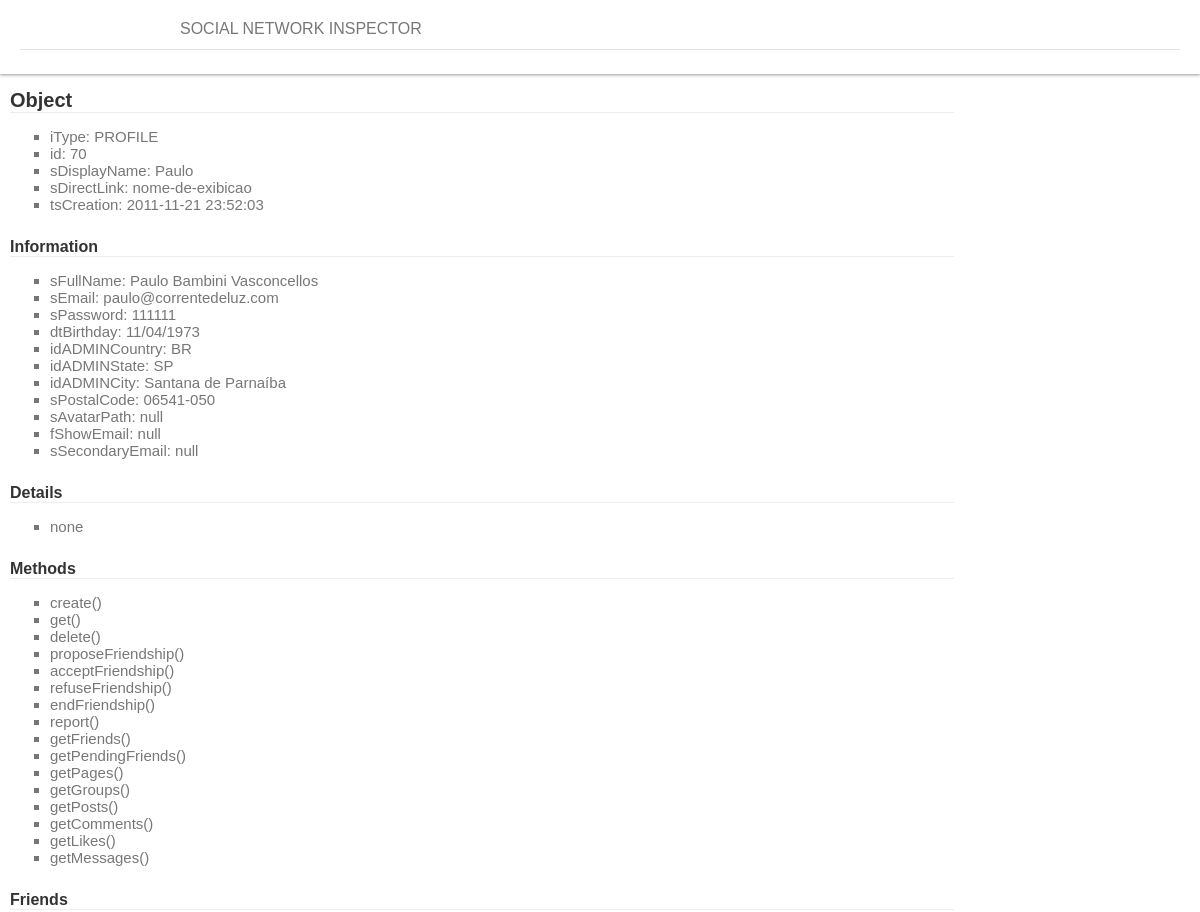
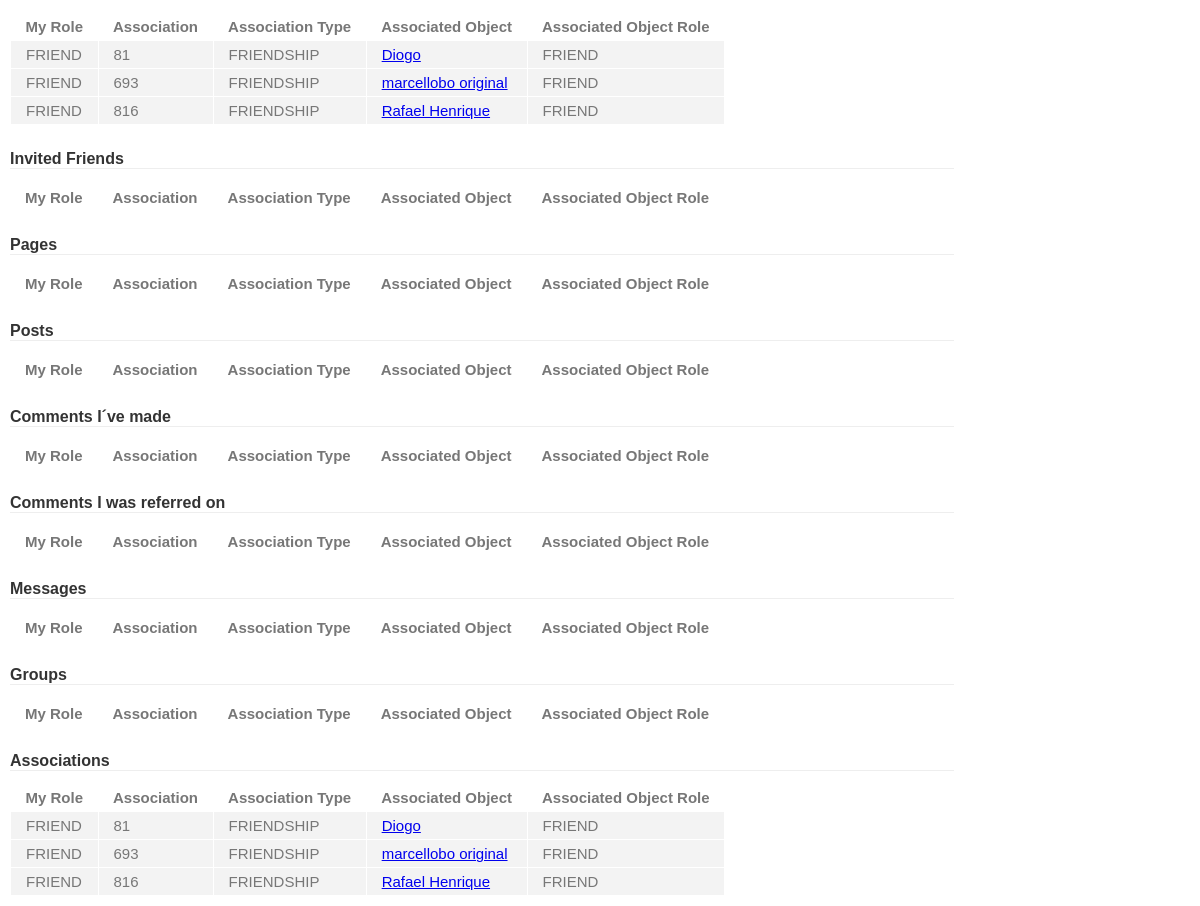
The app's page /inspector/index.php?id=70 with its own data (2 pictures, top to bottom).
### tables this page shows
CREATE TABLE IF NOT EXISTS `tbSOCIALObject` (
  `id` int(11) NOT NULL AUTO_INCREMENT COMMENT 'campo auto numérico',
  `sDisplayName` varchar(1024) NOT NULL COMMENT 'nome do objeto para exibição em tela',
  `sDirectLink` varchar(1024) DEFAULT NULL COMMENT 'nome usado para url amigável',
  `iType` int(11) NOT NULL COMMENT 'indica o tipo de objeto: 1=Profile; 2=Page; 3=Post; 4=Comment; 5=Group; 6=Message; 7=Event; 8=Album; 9=Photo; 10=Affinity',
  `tsCreation` timestamp NOT NULL DEFAULT CURRENT_TIMESTAMP COMMENT 'timestamp da data de criação do objeto',
  `fDeleted` int(11) NOT NULL DEFAULT '0',
  PRIMARY KEY (`id`)
);

CREATE TABLE IF NOT EXISTS `tbSOCIAL_DOCObjectType` (
  `iType` int(11) NOT NULL,
  `sKey` varchar(256) NOT NULL,
  `sComment` text NOT NULL
);

CREATE TABLE IF NOT EXISTS `tbSOCIALObjectProperty` (
  `id` int(11) NOT NULL AUTO_INCREMENT COMMENT 'campo auto numérico',
  `idSOCIALObject` int(11) NOT NULL COMMENT 'chave estrangeira do objeto',
  `idSOCIALProperty` int(11) NOT NULL COMMENT 'chave estrangeira da propriedade',
  `sValue` varchar(255) DEFAULT NULL COMMENT 'valor da propriedade atribuída para o objeto especificado',
  PRIMARY KEY (`id`,`idSOCIALObject`,`idSOCIALProperty`)
);

CREATE TABLE IF NOT EXISTS `tbSOCIALProperty` (
  `id` int(11) NOT NULL AUTO_INCREMENT COMMENT 'campo auto numérico',
  `sKey` varchar(256) NOT NULL COMMENT 'token usado para identificação da propriedade',
  `sDisplayName` varchar(256) NOT NULL COMMENT 'nome da propriedade para exibição em tela',
  `iObjectType` int(11) NOT NULL COMMENT 'tipo de objeto ao qual esta propriedade pode ser atribuída',
  PRIMARY KEY (`id`)
);

CREATE TABLE IF NOT EXISTS `tbSOCIALObjectAssociation` (
  `id` int(11) NOT NULL AUTO_INCREMENT COMMENT 'campo auto numérico',
  `iType` int(11) NOT NULL COMMENT 'indica o tipo de associação: 1=Friend; 2=InvitedFriend; 3=Object; 4=Owner; 5=Like; 6=Bookmark; 7=Follow; 8=REFERRED',
  `idSOCIALObject` int(11) NOT NULL COMMENT 'chave estrangeira do objeto',
  `idSOCIALAssociation` int(11) NOT NULL COMMENT 'chave estrangeira da associação',
  `tsCreation` timestamp NOT NULL DEFAULT CURRENT_TIMESTAMP COMMENT 'data de criação da associação',
  `tsLastUpdate` timestamp NULL DEFAULT '0000-00-00 00:00:00',
  `fAck` tinyint(4) NOT NULL DEFAULT '0',
  PRIMARY KEY (`id`)
);

CREATE TABLE IF NOT EXISTS `tbSOCIAL_DOCObjectAssociationType` (
  `iType` int(11) NOT NULL,
  `sKey` varchar(256) NOT NULL,
  `sComment` text NOT NULL
);

CREATE TABLE IF NOT EXISTS `tbSOCIALAssociation` (
  `id` int(11) NOT NULL AUTO_INCREMENT COMMENT 'campo auto numérico',
  `iType` int(11) NOT NULL COMMENT 'identifica o tipo de associação. 1=Friendship; 2=Page; 3=Post; 4=Comment; 5=Group; ',
  PRIMARY KEY (`id`)
);

CREATE TABLE IF NOT EXISTS `tbSOCIAL_DOCAssociationType` (
  `iType` int(11) NOT NULL,
  `sKey` varchar(256) NOT NULL,
  `sComment` text NOT NULL
);

### inspector/index.php (the view, shortened to what this page needs)
<?php
function Associations($par_myRole, $par_associationType, $par_theirRole) {
	global $id;
	global $r_associationType;
	global $r_objectAssociationType;
	$par_myRole 			= !isset($par_myRole)			? '' : strtoupper($par_myRole);
	$par_associationType 	= !isset($par_associationType)	? '' : strtoupper($par_associationType);
	$par_theirRole 			= !isset($par_theirRole)		? '' : strtoupper($par_theirRole);
	$par_myRole 			= $par_myRole == '' 		 ? '' : $r_objectAssociationType[$par_myRole];
	$par_associationType 	= $par_associationType == '' ? '' : $r_associationType[$par_associationType];
	$par_theirRole 			= $par_theirRole == '' 		 ? '' : $r_objectAssociationType[$par_theirRole];
	$where = ''	;
	$where .= $par_myRole == ''			 ? '' : ('AND ' . 'me.iType = '.$par_myRole.' ');
	$where .= $par_associationType == '' ? '' : ('AND ' . 'a.iType = '.$par_associationType.' ');
	$where .= $par_theirRole == '' 		 ? '' : ('AND ' . 'them.iType = '.$par_theirRole.' ');
	$query = '
		SELECT
			me.iType 				AS myRole,
			me.idSOCIALAssociation	AS Association,
			a.iType					AS AssociationType,
			o.id					AS id,
			o.sDisplayName			AS sDisplayName,
			them.iType				AS theirRole
		FROM tbSOCIALObjectAssociation me
		INNER JOIN tbSOCIALAssociation a
		ON me.idSOCIALAssociation = a.id
		INNER JOIN tbSOCIALObjectAssociation them
		ON a.id = them.idSOCIALAssociation
		INNER JOIN tbSOCIALObject o
		ON them.idSOCIALObject = o.id
		AND o.id <> me.idSOCIALObject ';
	$query .= 'WHERE me.idSOCIALObject = '.$id.' '.$where.' ';
	$query .= 'ORDER BY AssociationType, myRole, theirRole ';
	$query .= ';';
	$result = mysql_query(utf8_decode($query)) or die('Query failed: '.mysql_error().'<br>'.$query);
	$associations = array();
	while($row = mysql_fetch_assoc($result)) {
		$associations[] = $row;
	}
	return $associations;
}
$id = isset($_GET['id']) ? $_GET['id'] : 0;
$id = intval($id);
$query = 'SELECT
			iType,
			sKey,
			sComment
		FROM
			tbSOCIAL_DOCObjectType; ';
$result = mysql_query(utf8_decode($query)) or die('Query failed: '.mysql_error());
while($row = mysql_fetch_assoc($result)) {
 	$objectType[$row['iType']] = $row;
}
$query = 'SELECT
			iType,
			sKey,
			sComment
		FROM
			tbSOCIAL_DOCAssociationType; ';
$result = mysql_query(utf8_decode($query)) or die('Query failed: '.mysql_error());
while($row = mysql_fetch_assoc($result)) {
 	$associationType[$row['iType']] = $row;
	$r_associationType[$row['sKey']] = $row['iType'];
}
$query = 'SELECT
			iType,
			sKey,
			sComment
		FROM
			tbSOCIAL_DOCObjectAssociationType; ';
$result = mysql_query(utf8_decode($query)) or die('Query failed: '.mysql_error());
while($row = mysql_fetch_assoc($result)) {
 	$objectAssociationType[$row['iType']] = $row;
	$r_objectAssociationType[$row['sKey']] = $row['iType'];
}
$query = 'SELECT
			ob.id,
			ob.sDisplayName,
			ob.sDirectLink,
			ob.iType,
			ob.tsCreation
		FROM
			tbSOCIALObject ob
		WHERE
			ob.id = '.$id.'; ';
$result = mysql_query(utf8_decode($query)) or die('Query failed: '.mysql_error());
$objects = array();
while($row = mysql_fetch_assoc($result)) {
	$objects[] = $row;
}
$query = 'SELECT
			pr.sKey,
			op.sValue
		FROM tbSOCIALProperty pr
		LEFT OUTER JOIN tbSOCIALObjectProperty op
		ON pr.id = op.idSOCIALProperty
		AND op.idSOCIALObject = '.$id.'
		WHERE pr.iObjectType = '.$objects[0]['iType'].'; ';
$result = mysql_query(utf8_decode($query)) or die('Query failed: '.mysql_error());
$properties = array();
while($row = mysql_fetch_assoc($result)) {
 	$properties[] = $row;
}
$details = array();
$associations = Associations('','','');
$methods = array();
switch($objects[0]['iType']) {
	case 1 :
		array_push($methods, "create()","get()","delete()","proposeFriendship()","acceptFriendship()","refuseFriendship()","endFriendship()","report()","getFriends()","getPendingFriends()","getPages()","getGroups()","getPosts()","getComments()","getLikes()","getMessages()");
	break;
}
?>
<!DOCTYPE html>
<html>
<head>
</head>
<body>
	<header id="header">
		<p><span class="title">Social Network Inspector</span></p>
		<hr>
	</header>
	<h1>Object</h1>
	<ul>
		<li>iType: <?= $objectType[$objects[0]['iType']]['sKey']; ?></li>
		<li>id: <?= $objects[0]['id']; ?></li>
		<li>sDisplayName: <?= $objects[0]['sDisplayName']; ?></li>
		<li>sDirectLink: <?= $objects[0]['sDirectLink']; ?></li>
		<li>tsCreation: <?= $objects[0]['tsCreation']; ?></li>
	</ul>
	<h2>Information</h2>
	<ul>
	<?
	if (count($properties) > 0) {
		for ($i=0; $i<count($properties); $i++) {
			echo '<li>'.$properties[$i]['sKey'].': ' . (!is_null($properties[$i]['sValue']) ? $properties[$i]['sValue'] : 'null') . '</li>';
		}
	} else {
		echo '<li>none</li>';
	}
	?>
	</ul>
	<h2>Details</h2>
	<ul>
	<?
	if (count($details) > 0) {
		for ($i=0; $i<count($details); $i++) {
			echo '<li>'.$details[$i]['sKey'].': ' . (!is_null($details[$i]['sValue']) ? $details[$i]['sValue'] : 'null') . '</li>';
		}
	} else {
		echo '<li>none</li>';
	}
	?>
	</ul>
	<h2>Methods</h2>
	<ul>
	<?
	if (count($methods) > 0) {
		for ($i=0; $i<count($methods); $i++) {
			echo '<li>'.$methods[$i].'</li>';
		}
	} else {
		echo '<li>none</li>';
	}
	?>
	</ul>
	<h2>Friends</h2>
	<p>
	<table>
		<thead>
			<tr>
				<th>My Role</th>
				<th>Association</th>
				<th>Association Type</th>
				<th>Associated Object</th>
				<th>Associated Object Role</th>
			</tr>
		</thead>
		<tbody>
		<? $list = Associations('','FRIENDSHIP','FRIEND'); ?>
		<? for ($i=0;$i<count($list);$i++) { ?>
			<tr>
				<td><?=$objectAssociationType[$list[$i]['myRole']]['sKey']; ?></td>
				<td><?=$list[$i]['Association']; ?></td>
				<td><?=$associationType[$list[$i]['AssociationType']]['sKey']; ?></td>
				<td><a href="?id=<?=$list[$i]['id']; ?>"><?=$list[$i]['sDisplayName']; ?></a></td>
				<td><?=$objectAssociationType[$list[$i]['theirRole']]['sKey']; ?></td>
			</tr>
		<? } ?>
		</tbody>
	</table>
	</p>
	<h2>Invited Friends</h2>
	<p>
	<table>
		<thead>
			<tr>
				<th>My Role</th>
				<th>Association</th>
				<th>Association Type</th>
				<th>Associated Object</th>
				<th>Associated Object Role</th>
			</tr>
		</thead>
	</table>
	</p>
	<h2>Pages</h2>
	<p>
	<table>
		<thead>
			<tr>
				<th>My Role</th>
				<th>Association</th>
				<th>Association Type</th>
				<th>Associated Object</th>
				<th>Associated Object Role</th>
			</tr>
		</thead>
	</table>
	</p>
	<h2>Posts</h2>
	<p>
	<table>
		<thead>
			<tr>
				<th>My Role</th>
				<th>Association</th>
				<th>Association Type</th>
				<th>Associated Object</th>
				<th>Associated Object Role</th>
			</tr>
		</thead>
	</table>
	</p>
	<h2>Comments I´ve made</h2>
	<p>
	<table>
		<thead>
			<tr>
				<th>My Role</th>
				<th>Association</th>
				<th>Association Type</th>
				<th>Associated Object</th>
				<th>Associated Object Role</th>
			</tr>
		</thead>
	</table>
	</p>
	<h2>Comments I was referred on</h2>
	<p>
	<table>
		<thead>
			<tr>
				<th>My Role</th>
				<th>Association</th>
				<th>Association Type</th>
				<th>Associated Object</th>
				<th>Associated Object Role</th>
			</tr>
		</thead>
	</table>
	</p>
	<h2>Messages</h2>
	<p>
	<table>
		<thead>
			<tr>
				<th>My Role</th>
				<th>Association</th>
				<th>Association Type</th>
				<th>Associated Object</th>
				<th>Associated Object Role</th>
			</tr>
		</thead>
	</table>
	</p>
	<h2>Groups</h2>
	<p>
	<table>
		<thead>
			<tr>
				<th>My Role</th>
				<th>Association</th>
				<th>Association Type</th>
				<th>Associated Object</th>
				<th>Associated Object Role</th>
			</tr>
		</thead>
	</table>
	</p>
	<h2>Associations</h2>
	<table>
		<thead>
			<tr>
				<th>My Role</th>
				<th>Association</th>
				<th>Association Type</th>
				<th>Associated Object</th>
				<th>Associated Object Role</th>
			</tr>
		</thead>
		<tbody>
		<? for ($i=0;$i<count($associations);$i++) { ?>
			<tr>
				<td><?=$objectAssociationType[$associations[$i]['myRole']]['sKey']; ?></td>
				<td><?=$associations[$i]['Association']; ?></td>
				<td><?=$associationType[$associations[$i]['AssociationType']]['sKey']; ?></td>
				<td><a href="?id=<?=$associations[$i]['id']; ?>"><?=$associations[$i]['sDisplayName']; ?></a></td>
				<td><?=$objectAssociationType[$associations[$i]['theirRole']]['sKey']; ?></td>
			</tr>
		<? } ?>
		</tbody>
	</table>
</body>
</html>

### inspector/index.php (style rules this page uses)
html, body { background-color:#FFF; font-family:"Calibri", "Arial", "Helvetica", sans-serif; font-size:15px; color:#777; margin:0; padding:0; }
html { margin:10px; }
h1, h2 { border-bottom-style:solid; border-bottom-color:#EEE; border-bottom-width:1px; margin-top:25px; width:80%; color:#333; }
h1 { font-size:20px; }
h2 { font-size:16px; }
ul { list-style-type:square; }
table { border-collapse:collapse; }
td, th { padding:5px 15px; border:1px solid #FFF; background-color:#F3F3F3; }
th { text-align:left; border:none; background-color:#FFF; }
header#header { position:relative; z-index:1; height:auto; padding:14px 20px; -webkit-box-shadow:0 1px 3px rgba(0,0,0,0.4); -moz-box-shadow:0 1px 3px rgba(0,0,0,0.4); box-shadow:0 1px 3px rgba(0,0,0,0.4); -webkit-box-sizing: border-box; -moz-box-sizing: border-box; -o-box-sizing: border-box; box-sizing: border-box; margin:-10px; overflow: hidden; background-color:#FFF; background-image:url('/umdeus-redesocial/social/shared/style/images/logo-header-saboia.png'); background-repeat:no-repeat; }
header#header > p { margin:0 0 5px 0; padding-left:160px; }
header#header p > span.title { text-transform:uppercase; font-size:16px; line-height:30px; }
header#header hr { margin:0 0 10px 0; border:0; border-bottom-style:solid; border-bottom-width:1px; border-bottom-color:#E5E5E5; }

### records on screen
tbsocialobject: iType.sKey "PROFILE", id "70", sDisplayName "Paulo", sDirectLink "nome-de-exibicao", tsCreation "2011-11-21 23:52:03"
tbsocialobjectproperty: idSOCIALProperty.sKey "sFullName", sValue "Paulo Bambini Vasconcellos"
tbsocialobjectproperty: idSOCIALProperty.sKey "sEmail", sValue "paulo@correntedeluz.com"
tbsocialobjectproperty: idSOCIALProperty.sKey "sPassword", sValue "111111"
tbsocialobjectproperty: idSOCIALProperty.sKey "dtBirthday", sValue "11/04/1973"
tbsocialobjectproperty: idSOCIALProperty.sKey "idADMINCountry", sValue "BR"
tbsocialobjectproperty: idSOCIALProperty.sKey "idADMINState", sValue "SP"
tbsocialobjectproperty: idSOCIALProperty.sKey "idADMINCity", sValue "Santana de Parnaíba"
tbsocialobjectproperty: idSOCIALProperty.sKey "sPostalCode", sValue "06541-050"
tbsocialobjectproperty: idSOCIALProperty.sKey "sAvatarPath", shows "null"
tbsocialproperty: sKey "fShowEmail", shows "null"
tbsocialproperty: sKey "sSecondaryEmail", shows "null"
tbsocialobjectassociation: iType.sKey "FRIEND", idSOCIALAssociation "81", idSOCIALAssociation.sKey "FRIENDSHIP", tbsocialobject.sDisplayName "Diogo", tbsocialobjectassociation.iType "FRIEND"
tbsocialobjectassociation: iType.sKey "FRIEND", idSOCIALAssociation "693", idSOCIALAssociation.sKey "FRIENDSHIP", tbsocialobject.sDisplayName "marcellobo original", tbsocialobjectassociation.iType "FRIEND"
tbsocialobjectassociation: iType.sKey "FRIEND", idSOCIALAssociation "816", idSOCIALAssociation.sKey "FRIENDSHIP", tbsocialobject.sDisplayName "Rafael Henrique", tbsocialobjectassociation.iType "FRIEND"

### other values on screen
$methods[$i] "create()"
$methods[$i] "get()"
$methods[$i] "delete()"
$methods[$i] "proposeFriendship()"
$methods[$i] "acceptFriendship()"
$methods[$i] "refuseFriendship()"
$methods[$i] "endFriendship()"
$methods[$i] "report()"
$methods[$i] "getFriends()"
$methods[$i] "getPendingFriends()"
$methods[$i] "getPages()"
$methods[$i] "getGroups()"
$methods[$i] "getPosts()"
$methods[$i] "getComments()"
$methods[$i] "getLikes()"
